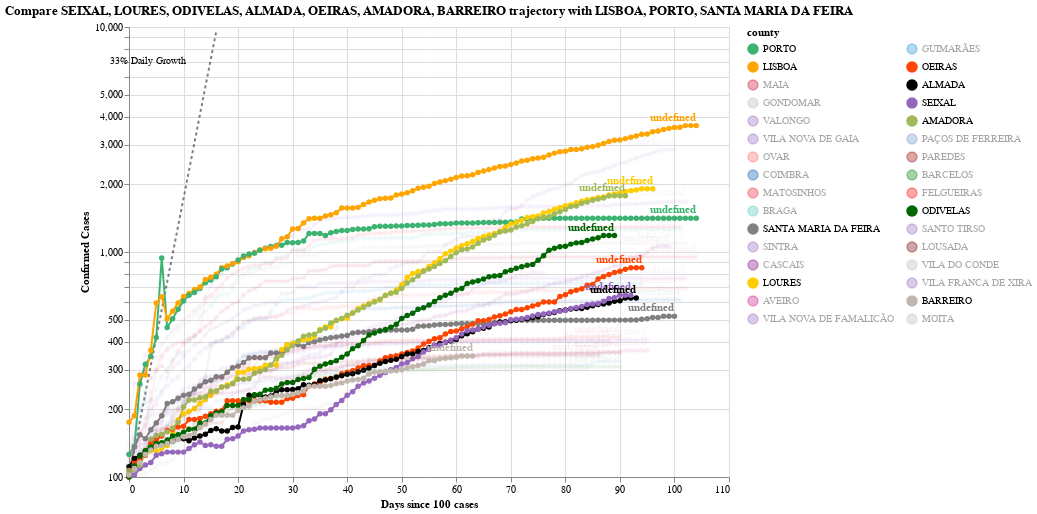

Write notebook code for a chart like this one.
### Code cell
#hide_input
chart5 = make_since_chart(['SEIXAL', 'LOURES','ODIVELAS','ALMADA','OEIRAS','AMADORA','BARREIRO'])
chart5

### Figure 1 — Vega-Lite specification as saved in the notebook (floating-point values rounded to 4 significant figures; data arrays with more than 128 entries replaced by an {"elided": "..."} marker saying what was removed)
{"config": {"view": {"continuousWidth": 400, "continuousHeight": 300}}, "layer": [{"mark": {"type": "line", "color": "black", "opacity": 0.5, "strokeDash": [3, 3]}, "encoding": {"x": {"type": "quantitative", "field": "Days since 100 cases"}, "y": {"type": "quantitative", "field": "Confirmed Cases"}}}, {"mark": {"type": "text", "align": "right", "dx": -30, "dy": 30, "fontSize": 10, "text": "33% Daily Growth"}, "encoding": {"x": {"type": "quantitative", "field": "Days since 100 cases"}, "y": {"type": "quantitative", "field": "Confirmed Cases"}}, "transform": [{"filter": "(datum['Days since 100 cases'] >= 16)"}]}, {"data": {"name": "data-7fd3de8ebbe8fd9a1ec33dc5c481b4f3"}, "mark": {"type": "line", "point": true}, "encoding": {"color": {"type": "nominal", "field": "county", "legend": {"columns": 2, "symbolLimit": 32}, "scale": {"domain": ["PORTO", "LISBOA", "MAIA", "GONDOMAR", "VALONGO", "VILA NOVA DE GAIA", "OVAR", "COIMBRA", "MATOSINHOS", "BRAGA", "SANTA MARIA DA FEIRA", "SINTRA", "CASCAIS", "LOURES", "AVEIRO", "VILA NOVA DE FAMALICÃO", "GUIMARÃES", "OEIRAS", "ALMADA", "SEIXAL", "AMADORA", "PAÇOS DE FERREIRA", "PAREDES", "BARCELOS", "FELGUEIRAS", "ODIVELAS", "SANTO TIRSO", "LOUSADA", "VILA DO CONDE", "VILA FRANCA DE XIRA", "BARREIRO", "MOITA"], "range": ["mediumseagreen", "orange", "#C60C30", "#C1B7AD", "#9467bd", "#9467bd", "#FF6666", "#0059B3", "#ED2939", "#4DC6BD", "grey", "#9467bd", "purple", "#FFCD00", "#C71585", "#9467bd", "#2495D3", "#FF4500", "black", "#9467bd", "#A1BA59", "#7499c7", "#990000", "green", "#ff0000", "#006600", "#9467bd", "#6f0000", "#C1B7AD", "#9467bd", "#C1B7AD", "#C1B7AD"]}}, "opacity": {"condition": {"value": 1, "selection": "selector005"}, "value": 0.05}, "tooltip": [{"type": "temporal", "field": "Date"}, {"type": "nominal", "field": "county"}, {"type": "quantitative", "field": "Confirmed Cases"}, {"type": "quantitative", "field": "Days since 100 cases"}], "x": {"type": "quantitative", "field": "Days since 100 cases"}, "y": {"type": "quantitative", "field": "Confirmed Cases", "scale": {"type": "log"}}}, "height": 450, "selection": {"selector005": {"type": "multi", "fields": ["county"], "bind": "legend", "init": [{"county": "SEIXAL"}, {"county": "LOURES"}, {"county": "ODIVELAS"}, {"county": "ALMADA"}, {"county": "OEIRAS"}, {"county": "AMADORA"}, {"county": "BARREIRO"}, {"county": "LISBOA"}, {"county": "PORTO"}, {"county": "SANTA MARIA DA FEIRA"}]}}, "width": 600}, {"data": {"name": "data-7fd3de8ebbe8fd9a1ec33dc5c481b4f3"}, "mark": {"type": "text", "align": "right", "dy": -8, "fontWeight": "bold"}, "encoding": {"color": {"type": "nominal", "field": "county", "legend": {"columns": 2, "symbolLimit": 32}, "scale": {"domain": ["PORTO", "LISBOA", "MAIA", "GONDOMAR", "VALONGO", "VILA NOVA DE GAIA", "OVAR", "COIMBRA", "MATOSINHOS", "BRAGA", "SANTA MARIA DA FEIRA", "SINTRA", "CASCAIS", "LOURES", "AVEIRO", "VILA NOVA DE FAMALICÃO", "GUIMARÃES", "OEIRAS", "ALMADA", "SEIXAL", "AMADORA", "PAÇOS DE FERREIRA", "PAREDES", "BARCELOS", "FELGUEIRAS", "ODIVELAS", "SANTO TIRSO", "LOUSADA", "VILA DO CONDE", "VILA FRANCA DE XIRA", "BARREIRO", "MOITA"], "range": ["mediumseagreen", "orange", "#C60C30", "#C1B7AD", "#9467bd", "#9467bd", "#FF6666", "#0059B3", "#ED2939", "#4DC6BD", "grey", "#9467bd", "purple", "#FFCD00", "#C71585", "#9467bd", "#2495D3", "#FF4500", "black", "#9467bd", "#A1BA59", "#7499c7", "#990000", "green", "#ff0000", "#006600", "#9467bd", "#6f0000", "#C1B7AD", "#9467bd", "#C1B7AD", "#C1B7AD"]}}, "opacity": {"condition": {"value": 1, "selection": "selector005"}, "value": 0.05}, "text": {"type": "nominal", "field": "Country"}, "tooltip": [{"type": "temporal", "field": "Date"}, {"type": "nominal", "field": "county"}, {"type": "quantitative", "field": "Confirmed Cases"}, {"type": "quantitative", "field": "Days since 100 cases"}], "x": {"type": "quantitative", "field": "Days since 100 cases"}, "y": {"type": "quantitative", "field": "Confirmed Cases", "scale": {"type": "log"}}}, "height": 450, "transform": [{"filter": "(datum['Date'] >= 1593993600000)"}], "width": 600}], "data": {"name": "data-7493277d87c6abc7391ebb790fe2b5de"}, "title": "Compare SEIXAL, LOURES, ODIVELAS, ALMADA, OEIRAS, AMADORA, BARREIRO trajectory with LISBOA, PORTO, SANTA MARIA DA FEIRA", "$schema": "https://vega.github.io/schema/vega-lite/v4.8.1.json", "datasets": {"data-7493277d87c6abc7391ebb790fe2b5de": [{"Days since 100 cases": 0, "Confirmed Cases": 100.0}, {"Days since 100 cases": 1, "Confirmed Cases": 133.0}, {"Days since 100 cases": 2, "Confirmed Cases": 176.9}, {"Days since 100 cases": 3, "Confirmed Cases": 235.3}, {"Days since 100 cases": 4, "Confirmed Cases": 312.9}, {"Days since 100 cases": 5, "Confirmed Cases": 416.2}, {"Days since 100 cases": 6, "Confirmed Cases": 553.5}, {"Days since 100 cases": 7, "Confirmed Cases": 736.1}, {"Days since 100 cases": 8, "Confirmed Cases": 979.1}, {"Days since 100 cases": 9, "Confirmed Cases": 1302.0}, {"Days since 100 cases": 10, "Confirmed Cases": 1732.0}, {"Days since 100 cases": 11, "Confirmed Cases": 2303.0}, {"Days since 100 cases": 12, "Confirmed Cases": 3064.0}, {"Days since 100 cases": 13, "Confirmed Cases": 4074.0}, {"Days since 100 cases": 14, "Confirmed Cases": 5419.0}, {"Days since 100 cases": 15, "Confirmed Cases": 7207.0}, {"Days since 100 cases": 16, "Confirmed Cases": 9586.0}], "data-7fd3de8ebbe8fd9a1ec33dc5c481b4f3": {"elided": "3005 records"}}}
